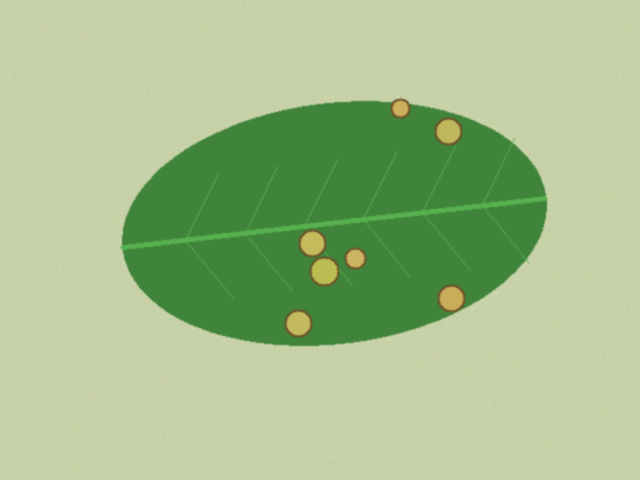
#> input picture data/sintetis/bersih/teh_045.png, 640 x 480 px, found by its file name; the run also reads 1 picture not shown here
$ jupyter execute --allow-errors B4_penapisan.ipynb
#> lines starting #> are read from the running program, lines starting #| are printed output that depends on the picture
### src/utils_cv.py
"""utils_cv.py: fungsi bantu yang dipakai ulang sepanjang semester."""

import cv2
import numpy as np
import matplotlib.pyplot as plt


# [28 lines left out: functions baca, tampil, not called in this run]


def kontras_bercak(kanal, mask_daun, mask_bercak):
    """Mengukur kontras bercak terhadap bagian daun sehat."""
    k = kanal.astype(np.float64)

    sehat = (mask_daun > 0) & (mask_bercak == 0)
    bercak = mask_bercak > 0

    if bercak.sum() == 0:
        return float("nan")

    return abs(
        k[bercak].mean() - k[sehat].mean()
    ) / (k[sehat].std() + 1e-6)


# [10 lines left out: function statistik, not called in this run]

### notebook/B4_penapisan.ipynb
[cell 1]
from google.colab import drive
drive.mount('/content/drive')

import os
import sys
import time
import cv2
import numpy as np
import pandas as pd
import matplotlib.pyplot as plt

PROJECT_DIR = "/content/drive/MyDrive/simuteh"
NOTEBOOK_DIR = os.path.join(PROJECT_DIR, "notebook")
SRC_DIR = os.path.join(PROJECT_DIR, "src")
DATA_DIR = os.path.join(PROJECT_DIR, "data", "sintetis")
HASIL_DIR = os.path.join(PROJECT_DIR, "hasil")

os.chdir(NOTEBOOK_DIR)

if SRC_DIR not in sys.path:
    sys.path.insert(0, SRC_DIR)

from utils_cv import baca, tampil, kontras_bercak, statistik

print("Folder proyek:", PROJECT_DIR)
print("Notebook aktif:", os.getcwd())
#> (the rest of this cell did not finish here and is left out)

[cell 2]
# B4 - Fungsi Konvolusi Manual

def konvolusi(img, k):
    kh, kw = k.shape
    ph, pw = kh // 2, kw // 2

    # Padding menggunakan nilai piksel tepi
    pad = np.pad(
        img.astype(float),
        ((ph, ph), (pw, pw)),
        mode="edge"
    )

    out = np.zeros(img.shape)

    # Proses konvolusi manual
    for y in range(img.shape[0]):
        for x in range(img.shape[1]):
            out[y, x] = np.sum(
                pad[y:y+kh, x:x+kw] * k
            )

    # Membatasi nilai piksel ke rentang 0-255
    return np.clip(np.round(out), 0, 255).astype(np.uint8)


print("Fungsi konvolusi manual berhasil dibuat.")

[cell 3]
# Matriks citra sederhana untuk pengujian
P = np.array([
    [52, 55, 61, 58],
    [59, 255, 64, 60],
    [62, 60, 0, 57],
    [58, 61, 59, 63]
], dtype=np.uint8)

# Kernel mean 3x3
kernel_mean = np.ones((3, 3), dtype=np.float32) / 9

# Kernel Gaussian 3x3
kernel_gaussian = np.array([
    [1, 2, 1],
    [2, 4, 2],
    [1, 2, 1]
], dtype=np.float32) / 16

# Kernel sharpening
kernel_sharpen = np.array([
    [0, -1, 0],
    [-1, 5, -1],
    [0, -1, 0]
], dtype=np.float32)

hasil_mean = konvolusi(P, kernel_mean)
hasil_gaussian = konvolusi(P, kernel_gaussian)
hasil_sharpen = konvolusi(P, kernel_sharpen)

print("Matriks P:")
print(P)

print("\nHasil filter Mean:")
print(hasil_mean)

print("\nHasil filter Gaussian:")
print(hasil_gaussian)

print("\nHasil filter Sharpening:")
print(hasil_sharpen)

[cell 4]
# B4 - Perbandingan Konvolusi Manual dan OpenCV

# Kernel simetris
kernel_mean = np.ones((3, 3), dtype=np.float32) / 9

# Kernel asimetris untuk menguji perbedaan orientasi
kernel_asimetris = np.array([
    [1,  0, -1],
    [2,  0, -2],
    [1,  0, -1]
], dtype=np.float32)

def bandingkan_konvolusi(img, kernel, nama_kernel):
    # Hasil fungsi konvolusi manual
    hasil_manual = konvolusi(img, kernel)

    # Hasil OpenCV
    hasil_opencv = cv2.filter2D(
        img,
        ddepth=-1,
        kernel=kernel,
        borderType=cv2.BORDER_REPLICATE
    )

    # Hitung selisih
    selisih = np.abs(
        hasil_manual.astype(np.int16) -
        hasil_opencv.astype(np.int16)
    )

    print(f"\n=== {nama_kernel} ===")
    print("Hasil manual:")
    print(hasil_manual)
    print("\nHasil cv2.filter2D:")
    print(hasil_opencv)
    print("\nSelisih maksimum:", selisih.max())
    print("Rata-rata selisih:", selisih.mean())

    return hasil_manual, hasil_opencv, selisih


hasil_mean_manual, hasil_mean_cv, selisih_mean = bandingkan_konvolusi(
    P, kernel_mean, "Kernel Mean Simetris"
)

hasil_asim_manual, hasil_asim_cv, selisih_asim = bandingkan_konvolusi(
    P, kernel_asimetris, "Kernel Asimetris"
)

[cell 5]
# B4 - Pengujian Filter pada Citra Daun Teh

nama_citra = "teh_045.png"
path_citra = os.path.join(DATA_DIR, "citra", nama_citra)

img_bgr = cv2.imread(path_citra)
#> img_bgr is the input picture: shape (480, 640, 3); mean B, G, R 139.1, 189.6, 164.7

if img_bgr is None:
    raise FileNotFoundError(f"Citra tidak ditemukan: {path_citra}")

# Konversi ke grayscale
gray = cv2.cvtColor(img_bgr, cv2.COLOR_BGR2GRAY)
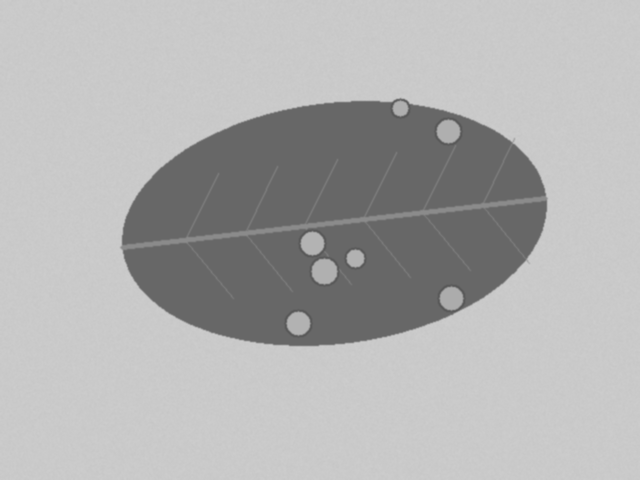
#> gray: shape (480, 640); min 88, max 205, mean 176.5

# Terapkan filter
hasil_mean = cv2.filter2D(
    gray, -1, kernel_mean,
    borderType=cv2.BORDER_REPLICATE
)

hasil_gaussian = cv2.GaussianBlur(
    gray, (3, 3), 0,
    borderType=cv2.BORDER_REPLICATE
)

hasil_median = cv2.medianBlur(gray, 3)

hasil_sharpen = cv2.filter2D(
    gray, -1, kernel_sharpen,
    borderType=cv2.BORDER_REPLICATE
)

# Tampilkan perbandingan
judul = [
    "Grayscale Asli",
    "Mean Filter",
    "Gaussian Filter",
    "Median Filter",
    "Sharpening"
]

gambar = [
    gray,
    hasil_mean,
    hasil_gaussian,
    hasil_median,
    hasil_sharpen
]

fig, axes = plt.subplots(1, 5, figsize=(20, 5))

for ax, im, title in zip(axes, gambar, judul):
    ax.imshow(im, cmap="gray", vmin=0, vmax=255)
    ax.set_title(title)
    ax.axis("off")
#> this loop made 5 passes
#> title on passes 1 to 5: 'Grayscale Asli', 'Mean Filter', 'Gaussian Filter', 'Median Filter', 'Sharpening'

plt.tight_layout()

path_output = os.path.join(HASIL_DIR, "b4_perbandingan_filter_teh_045.png")
plt.savefig(path_output, dpi=150, bbox_inches="tight")
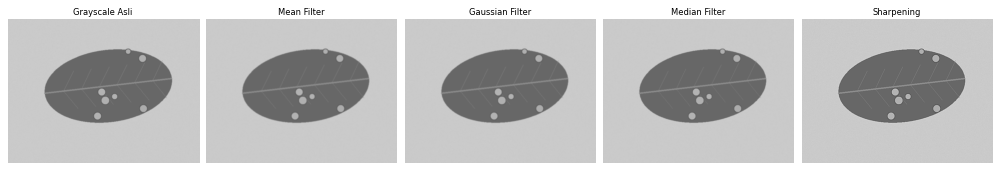
#> figure drawn by matplotlib, 5 panels
plt.show()

print("Gambar tersimpan:", path_output)

[cell 6]
# B4 - Evaluasi Hasil Penapisan

# Membaca masker daun dan masker bercak
path_mask_daun = os.path.join(DATA_DIR, "mask_daun", nama_citra)
path_mask_bercak = os.path.join(DATA_DIR, "mask_bercak", nama_citra)

mask_daun = cv2.imread(path_mask_daun, cv2.IMREAD_GRAYSCALE)
mask_bercak = cv2.imread(path_mask_bercak, cv2.IMREAD_GRAYSCALE)

if mask_daun is None:
    raise FileNotFoundError(f"Masker daun tidak ditemukan: {path_mask_daun}")

if mask_bercak is None:
    raise FileNotFoundError(f"Masker bercak tidak ditemukan: {path_mask_bercak}")

# Daftar citra yang akan dibandingkan
daftar_hasil = {
    "Asli": gray,
    "Mean": hasil_mean,
    "Gaussian": hasil_gaussian,
    "Median": hasil_median,
    "Sharpening": hasil_sharpen
}

baris = []

for nama_filter, citra in daftar_hasil.items():
    nilai_kb = kontras_bercak(citra, mask_daun, mask_bercak)

    baris.append({
        "Filter": nama_filter,
        "Rata-rata intensitas": float(np.mean(citra)),
        "Standar deviasi": float(np.std(citra)),
        "KB": float(nilai_kb)
    })
#> this loop made 5 passes
#> after the loop, baris = 5 items

tabel_evaluasi = pd.DataFrame(baris)
#> tabel_evaluasi = table of 5 rows and 4 columns

display(tabel_evaluasi.round(4))

# Simpan tabel evaluasi
path_csv = os.path.join(HASIL_DIR, "b4_evaluasi_filter_teh_045.csv")
tabel_evaluasi.to_csv(path_csv, index=False)

print("Tabel evaluasi tersimpan:", path_csv)

[cell 7]
import inspect
print(inspect.getsource(kontras_bercak))

[cell 8]
# B4 - Langkah 4.3: Persiapan Citra Pengujian

nama = "teh_041.png"

path_bersih = os.path.join(DATA_DIR, "bersih", nama)
path_mask_daun = os.path.join(DATA_DIR, "mask_daun", nama)
path_mask_bercak = os.path.join(DATA_DIR, "mask_bercak", nama)

img_bersih_bgr = cv2.imread(path_bersih)
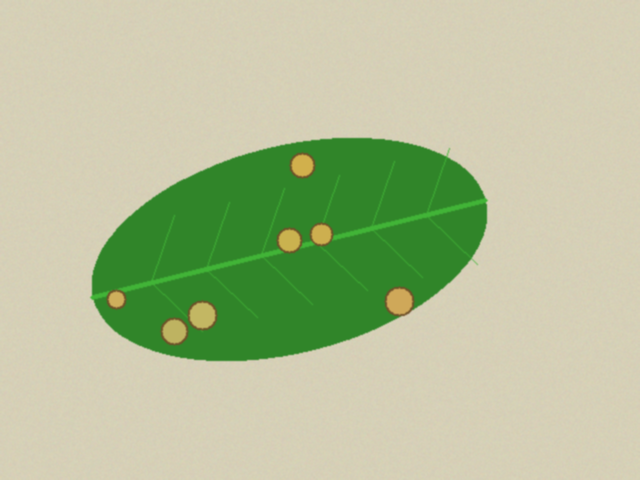
#> input picture data/sintetis/bersih/teh_041.png, 640 x 480 px, found by its file name
#> img_bersih_bgr is the input picture: shape (480, 640, 3); mean B, G, R 152.7, 192.1, 179.8
mask_daun_uji = cv2.imread(path_mask_daun, cv2.IMREAD_GRAYSCALE)
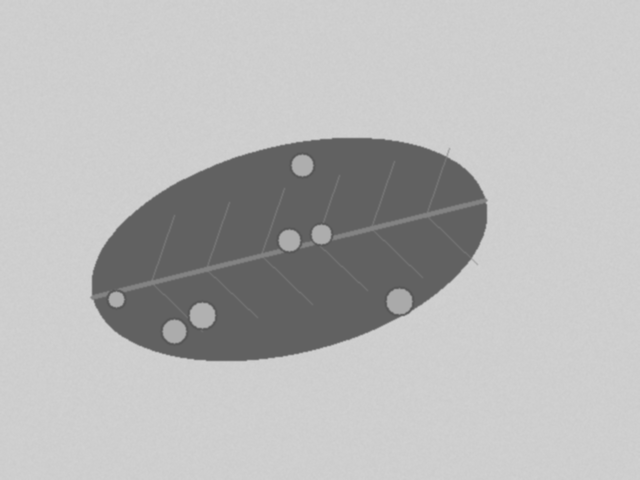
#> mask_daun_uji: shape (480, 640); min 86, max 210, mean 183.5
mask_bercak_uji = cv2.imread(path_mask_bercak, cv2.IMREAD_GRAYSCALE)

if img_bersih_bgr is None:
    raise FileNotFoundError(f"Citra bersih tidak ditemukan: {path_bersih}")

if mask_daun_uji is None:
    raise FileNotFoundError(f"Masker daun tidak ditemukan: {path_mask_daun}")

if mask_bercak_uji is None:
    raise FileNotFoundError(f"Masker bercak tidak ditemukan: {path_mask_bercak}")

bersih = cv2.cvtColor(img_bersih_bgr, cv2.COLOR_BGR2GRAY)

print("Citra pengujian:", nama)
print("Ukuran citra:", bersih.shape)
#| Ukuran citra: (480, 640)
print("Piksel masker daun:", int(np.sum(mask_daun_uji > 0)))
#| Piksel masker daun: 307200
print("Piksel masker bercak:", int(np.sum(mask_bercak_uji > 0)))
#| Piksel masker bercak: 307200
print("Persiapan selesai.")

[cell 9]
# B4 - Langkah 4.3: Pembangkit Derau dan Enam Penapis

# Seed agar hasil eksperimen dapat direproduksi
rng = np.random.default_rng(42)

# 1. Pembangkit derau Gaussian
def derau_gauss(img, sd):
    noise = rng.normal(0, sd, img.shape)
    return np.clip(img.astype(float) + noise, 0, 255).astype(np.uint8)


# 2. Pembangkit derau garam-merica
def derau_sp(img, p):
    out = img.copy()
    m = rng.random(img.shape)
    out[m < p / 2] = 0
    out[m > 1 - p / 2] = 255
    return out


# 3. Enam penapis
# [12 lines left out: functions filter_mean, filter_gaussian, not called in this run]


def filter_median3(img):
    return cv2.medianBlur(img, 3)


def filter_median5(img):
    return cv2.medianBlur(img, 5)


def filter_median7(img):
    return cv2.medianBlur(img, 7)


# [5 lines left out: function filter_bilateral, not called in this run]


penapis = {
    "Mean 3x3": filter_mean,
    "Gaussian 3x3": filter_gaussian,
    "Median 3x3": filter_median3,
    "Median 5x5": filter_median5,
    "Median 7x7": filter_median7,
    "Bilateral": filter_bilateral
}

print("Pembangkit derau berhasil dibuat.")
print("Jumlah penapis:", len(penapis))
print("Nama penapis:", list(penapis.keys()))

[cell 10]
# B4 - Uji Derau dan Penapis

# Bangkitkan lima variasi derau
derau = {
    "gauss_10": derau_gauss(bersih, 10),
    "gauss_20": derau_gauss(bersih, 20),
    "gauss_40": derau_gauss(bersih, 40),
    "sp_4": derau_sp(bersih, 0.04),
    "sp_10": derau_sp(bersih, 0.10)
}
#> call 2 of derau_gauss, with sd = 20
#> in derau_gauss (call 2), `noise = rng.normal(0, sd, img.shape)`:
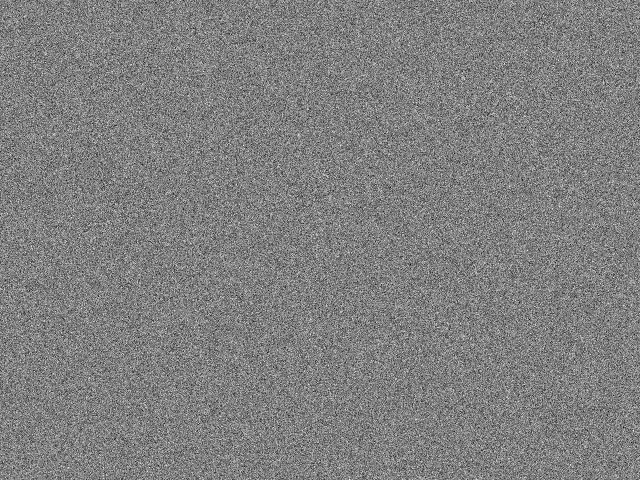
#> noise: shape (480, 640) float64; min -90.24, max 89.23, mean 0; drawn with min black and max white
#> call 3 of derau_gauss, with sd = 40
#> in derau_gauss (call 3), `noise = rng.normal(0, sd, img.shape)`:
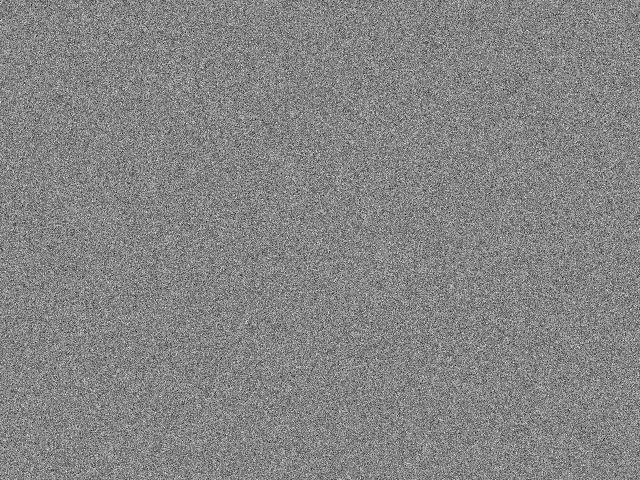
#> noise: shape (480, 640) float64; min -193.1, max 176.7, mean 0; drawn with min black and max white
#> in derau_gauss (call 3), `return np.clip(img.astype(float) + noise, 0, 255).astype(np.uint8)`:
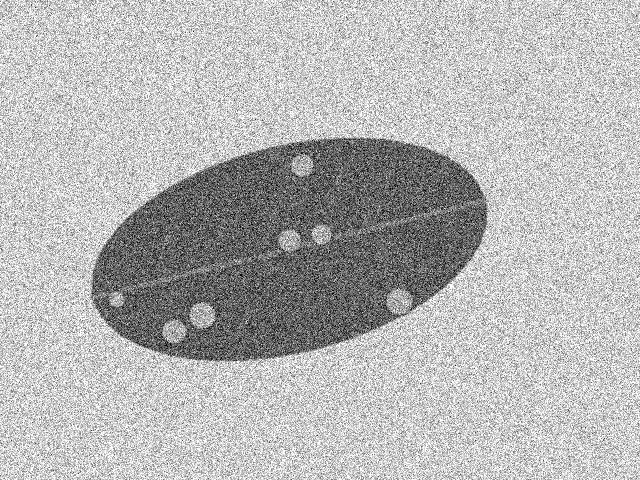
#> returned value: shape (480, 640); min 0, max 255, mean 181.8
#> in derau_sp, `m = rng.random(img.shape)`:
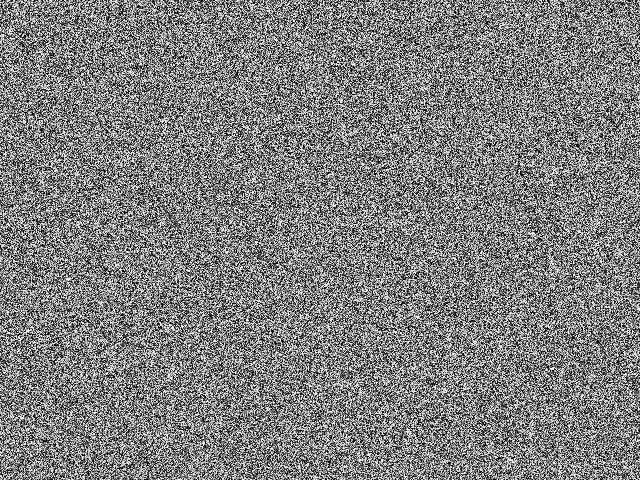
#> m: shape (480, 640) float64; min 7.09e-06, max 1, mean 0.5
#> in derau_sp, `out[m > 1 - p / 2] = 255`:
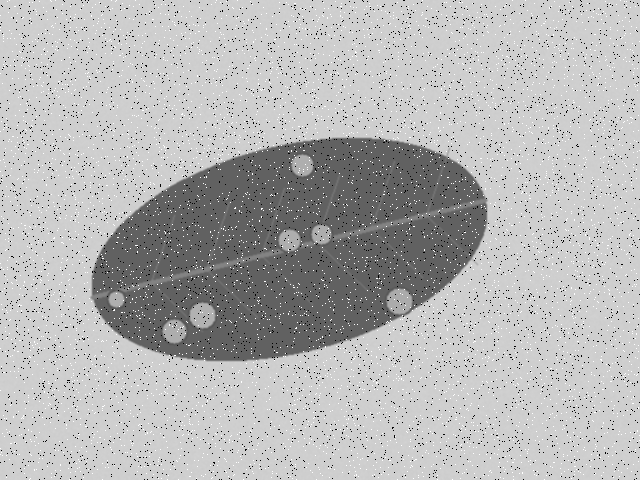
#> out: shape (480, 640); min 0, max 255, mean 181.7
#> call 2 of derau_sp, with p = 0.1
#> in derau_sp (call 2), `m = rng.random(img.shape)`:
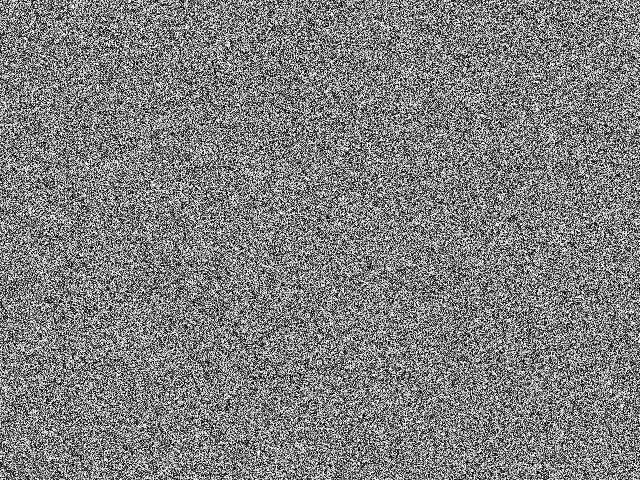
#> m: shape (480, 640) float64; min 3.91e-06, max 1, mean 0.5
#> (the rest of the program and of its run is left out)
